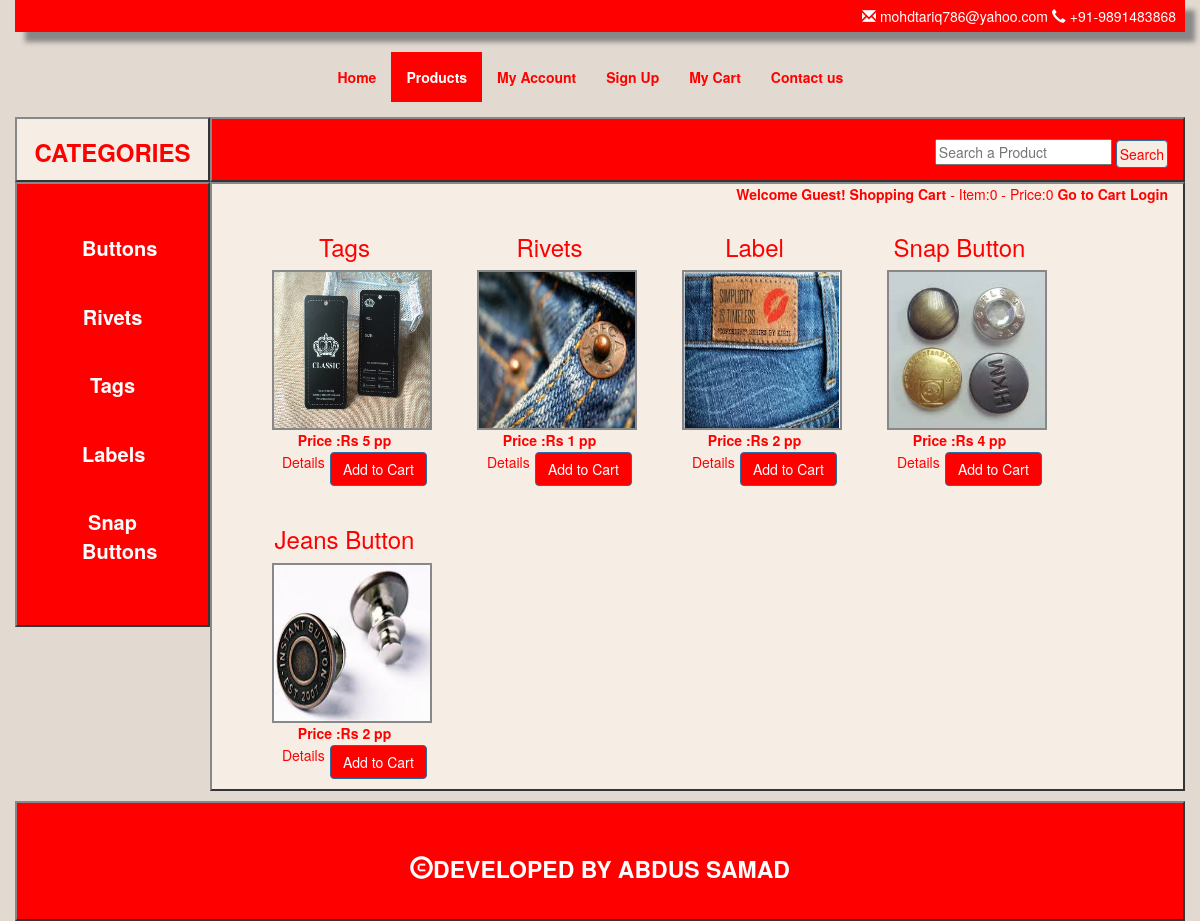
/products.php, run on the app's committed database.
### tables this page shows
CREATE TABLE `categories` (
  `cat_id` int(10) NOT NULL,
  `title` varchar(20) NOT NULL
);

CREATE TABLE `products` (
  `products_id` int(100) NOT NULL,
  `cat_id` int(10) NOT NULL,
  `date` timestamp NOT NULL,
  `product_title` varchar(100) NOT NULL,
  `products_image` varchar(100) NOT NULL,
  `products_price` int(11) NOT NULL,
  `products_desc` varchar(100) NOT NULL,
  `products_keywords` varchar(100) NOT NULL,
  `status` varchar(100) NOT NULL
);

### products.php (the view, shortened to what this page needs)
<?php
include 'includes/db.php';
include 'functions/function.php';
?>
<!DOCTYPE html>
<html>
    <head>
        <link rel="stylesheet" href="css/bootstrap.css"/>
<link rel="stylesheet" href="css/mystyle.css"/>
    </head>
    <body style="background:#E2D9D0;">
       <div class="container header" style="box-shadow: 10px 10px 5px #888888;">
<div class="container text-right">
<span class="glyphicon glyphicon-envelope"></span> mohdtariq786@yahoo.com
   <span class="glyphicon glyphicon-earphone"></span> +91-9891483868
</div>
</div>
<div class="container">
<div class="container menu">
<div class="row">
<div class="col-sm-3"></div>
    <nav class="nav navbar-default" style="background:#E2D9D0;">
<ul class="nav navbar-nav " >
    <li><a href="index.php">Home</a></li>
    <li class="active"><a href="products.php">Products</a></li>
    <li><a href="customer/my_account.php">My Account</a></li>
<li><a href="checkout.php">Sign Up</a></li>
<li><a href="cart.php">My Cart</a></li>
<li><a href="#">Contact us</a></li>
</ul>
</nav>
</div>
</div>
</div>
<div class="container">
    <div class="row">
        <div class="col-sm-2" style="background:#F6EDE4;margin-top:15px;height:65px;border:2px outset #888888 ; ">
           <h3 style="color:red;font-weight:bold;text-align:center;">CATEGORIES</h3>
        </div>
        <div class="col-sm-10" style="background:red;margin-top:15px;height:65px;border:2px outset #888888;">
            <div style="float:right;margin-top:20px; ">
                <form action="results.php" method="post">
                    <input type="text" name="search" placeholder="Search a Product">
                <input style="background:#F6EDE4;color:red;height:28px;padding:3px;" class="btn btn-primary" type="submit" name="search_product" value="Search">
            </form>
            </div>
        </div>
</div>
    <div class="row">
        <div class="col-sm-2" style="background:red;height:auto;border:2px outset #888888;">
            <ul style="list-style:none;text-align:center;padding:10px;font-weight:bold;font-size:20px;">
              <?php
                $q="select * from categories";
                $result=mysqli_query($con,$q);
                while($row_cat=mysqli_fetch_array($result)){
                    $cat_id=$row_cat['cat_id'];
                    $title=$row_cat['title'];
           echo    " <li style='margin:40px;margin-top:40px;'><a style='text-decoration:none;color:white;' href='products.php?cat=$cat_id'>$title</a></li>";
                }
                  ?>
            </ul>
            </div>
        <div class="col-sm-10" id="content" style="background:#F6EDE4;height:auto;border:2px outset #888888;">
           <div style="float:right;color:red;">
                <b>
                <?php
              if(!isset($_SESSION['customer_email'])){
                  echo "Welcome Guest!";
              }
              else{
                  $em=$_SESSION['customer_email'];
                  echo "Welcome $em";
              }
                ?>
                </b>
                <b>Shopping Cart</b>
                <span>- Item:<?php item(); ?> - Price:<?php price(); ?></span> <a href="cart.php" style="color: red;font-weight:bold;">Go to Cart</a>
              <?php
              if(!isset($_SESSION['customer_email'])){
                echo"<a href='checkout.php' style='color:red;font-weight: bold;'>Login</a>";
              }
              else{
                  echo"<a href='logout.php' style='color:red;font-weight: bold;'>Logout</a>";
              }
              ?>
            </div>
            <div style="margin-top:10px;text-align:center;color:red;padding:10px;margin-left:10px;margin-bottom:10px;" >
                <?php
                if(!isset($_GET['cat'])){
                $q1="select * from products order by rand() LIMIT 0,6";
                $run_products=mysqli_query($con,$q1);
                while ($row_product=mysqli_fetch_array($run_products)){
                    $pro_id=$row_product['products_id'];
                   $pro_title= $row_product['product_title'];
                   $pro_image=$row_product['products_image'];
                   $pro_price=$row_product['products_price'];
                    echo"
                        <div style='float:left;padding:10px;margin-right:10px;'>
                        <h3>$pro_title</h3>
                            <img  style='border:2px solid #888888;margin-left:15px;' src='admin_area/$pro_image' width='160px' height='160px'>
                       <br><b>Price :Rs $pro_price pp</b>
                            <br> <a href='details.php?pro_id=$pro_id' style='float:left;margin-top:2px;margin-left:25px;color:red;'>Details</a>
                            <a href='products.php?add_cart=$pro_id'><button class='btn btn-primary' style='float:right;margin-top:2px;margin-right:5px;color:white;background:red;'>Add to Cart</button></a>
</div>
";
                }                }
            ?>
                </div>
        </div>
    </div>
</div>
<div class="container" style="height:120px;background:red;text-align:center;margin-top:10px;border:2px outset #888888; ">
       <p style="color:white;font-size:23px;margin-top:50px;"><span class="glyphicon glyphicon-copyright-mark"></span><b>DEVELOPED BY ABDUS SAMAD</b></p>
</div>
    </body>
</html>

### functions/function.php (shortened to what this page needs)
<?php
$db=mysqli_connect("localhost","root","","mts");
function getUserIP()
{
    $client  = @$_SERVER['HTTP_CLIENT_IP'];
    $forward = @$_SERVER['HTTP_X_FORWARDED_FOR'];
    $remote  = $_SERVER['REMOTE_ADDR'];
    if(filter_var($client, FILTER_VALIDATE_IP))
    {
        $ip = $client;
    }
    elseif(filter_var($forward, FILTER_VALIDATE_IP))
    {
        $ip = $forward;
    }
    else
    {
        $ip = $remote;
    }
    return $ip;
}
function item(){
    if(isset($_GET['add_cart'])){
       $ip_add=getUserIP();
    global $db;
    $get_items="select * from cart where ip_add='1'";
    $run_items=mysqli_query($db,$get_items);
     $count_items=mysqli_num_rows($run_items);
    }
    else
    {
          global $db;
    $get_items="select * from cart where ip_add='1'";
    $run_items=mysqli_query($db,$get_items);
     $count_items=mysqli_num_rows($run_items);
    }
    echo $count_items;
}
function price(){
       $total_price=0;
echo $total_price;
}
?>

### css/mystyle.css (style rules this page uses)
.header { background:red; padding:6px; }
.header div { color:white; }
.menu { margin-top:20px; }
.menu .navbar-nav li a { font-weight:bold;color:red; }
.menu .navbar-nav .active a,.menu .navbar-nav .active a:hover { background:red;color:white; }

### data on the page
categories: title "Buttons"
categories: title "Rivets"
categories: title "Tags"
categories: title "Labels"
categories: title "Snap Buttons"
products: product_title "Tags", products_image (picture), products_price "5"
products: product_title "Rivets", products_image (picture), products_price "1"
products: product_title "Label", products_image (picture), products_price "2"
products: product_title "Snap Button", products_image (picture), products_price "4"
products: product_title "Jeans Button", products_image (picture), products_price "2"

### other printed values
$count_items "0"
$total_price "0"
